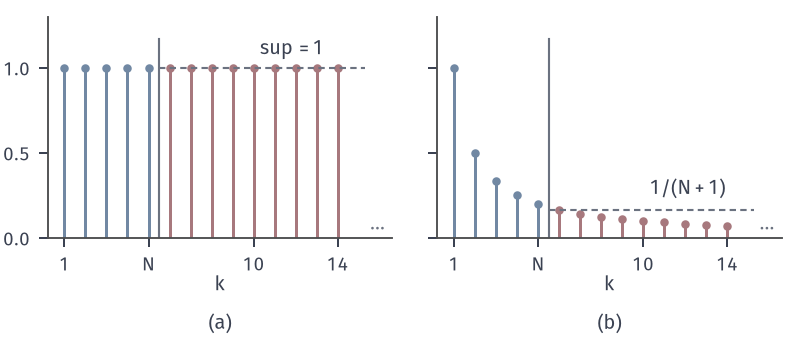

Reproduce this figure in Python.
from pathlib import Path
import sys
ROOT = next(p for p in Path(__file__).resolve().parents if (p/"build.sh").is_file() and (p/"tex/book.tex").is_file())
sys.path.insert(0, str(ROOT/"figures/00-shared/mathematical-preliminaries-upper/00-shared/comprehension-figures"))
from support import figure, save, BLUE, GREEN, YELLOW, RED, PURPLE, INK, MUTED, GRID, BLUE_FILL, GREEN_FILL, YELLOW_FILL, RED_FILL, PURPLE_FILL
import numpy as np

# 截断 N=5：x=(1,1,...) 与 y=(1,1/2,1/3,...) 的保留项与误差项。
fig, axes = figure(width_mm=112, height_mm=48, ncols=2, sharey=True)
fig.set_layout_engine(None)
fig.subplots_adjust(left=.06, right=.985, top=.95, bottom=.3, wspace=.13)
N = 5; k = np.arange(1, 15)
for ax, v, sup, lab in ((axes[0], np.ones_like(k, float), 1.0, '$1$'), (axes[1], 1/k, 1/(N+1), r'$\frac{1}{N+1}$')):
    kept = k <= N
    ax.vlines(k[kept], 0, v[kept], color=BLUE, lw=1.2); ax.plot(k[kept], v[kept], 'o', ms=3.4, color=BLUE, mew=0)
    ax.vlines(k[~kept], 0, v[~kept], color=RED, lw=1.2); ax.plot(k[~kept], v[~kept], 'o', ms=3.4, color=RED, mew=0)
    ax.plot([N+.5, 15.3], [sup, sup], color=MUTED, lw=.85, ls=(0, (3, 2)))
    ax.axvline(N+.5, color=MUTED, lw=.85, ymax=.9)
    ax.set_xlim(.2, 16.6); ax.set_ylim(0, 1.3); ax.set_xticks([1, N, 10, 14]); ax.set_xticklabels(['1', '$N$', '10', '14']); ax.set_yticks([0, .5, 1])
    ax.set_xlabel('$k$', labelpad=0)
    ax.text(15.9, .06, r'$\cdots$', ha='center', va='center', color=MUTED)
axes[1].text(10.3, 1/(N+1)+.06, r'$1/(N+1)$', ha='left', va='bottom')
axes[0].text(10.3, 1.05, r'$\sup=1$', ha='left', va='bottom')
for ax, s in zip(axes, '(a) (b)'.split()):
    q = ax.get_position(); fig.text((q.x0+q.x1)/2, .02, s, ha='center', va='bottom')
save(fig, Path(__file__).resolve().parent, 'figure', {'formula': 'N=5, x_k=1, y_k=1/k, k<=14; kept k<=N, error k>N'})
